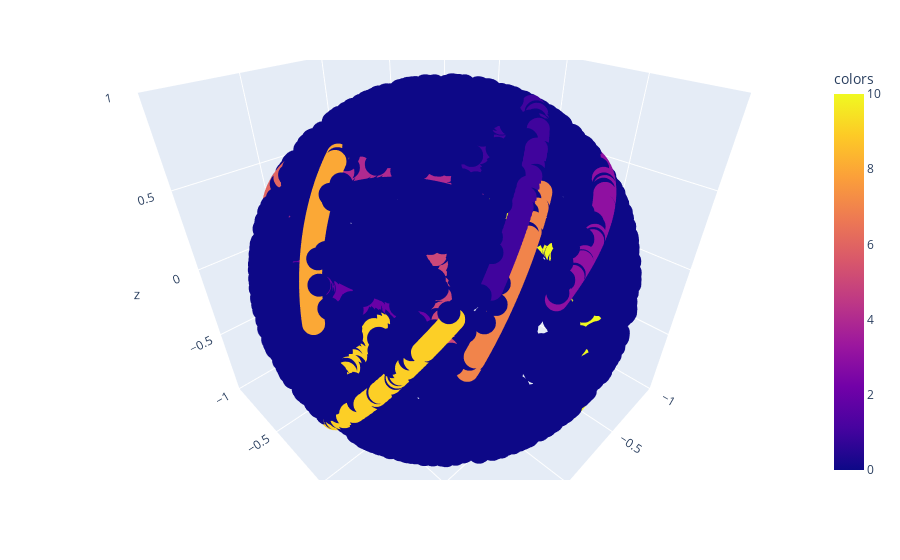

Notebook code cell kept with this figure:
### Code cell
plot_3d_with_geodesics(S.X, gs)

### Figure 1 — Plotly figure (JSON) as saved in the notebook; plotly's stock layout.template omitted (floating-point values rounded to 4 significant figures; data arrays with more than 128 entries replaced by an {"elided": "..."} marker saying what was removed)
{"data": [{"hovertemplate": "x=%{x}<br>y=%{y}<br>z=%{z}<br>colors=%{marker.color}<extra></extra>", "legendgroup": "", "marker": {"color": {"elided": "3000 int values"}, "coloraxis": "coloraxis", "symbol": "circle"}, "mode": "markers", "name": "", "scene": "scene", "showlegend": false, "type": "scatter3d", "x": {"elided": "3000 float values"}, "y": {"elided": "3000 float values"}, "z": {"elided": "3000 float values"}}], "layout": {"autosize": true, "coloraxis": {"colorbar": {"title": {"text": "colors"}}, "colorscale": [[0, "#0d0887"], [0.1111, "#46039f"], [0.2222, "#7201a8"], [0.3333, "#9c179e"], [0.4444, "#bd3786"], [0.5556, "#d8576b"], [0.6667, "#ed7953"], [0.7778, "#fb9f3a"], [0.8889, "#fdca26"], [1, "#f0f921"]]}, "legend": {"tracegroupgap": 0}, "margin": {"t": 60}, "scene": {"aspectmode": "auto", "aspectratio": {"x": 1.0, "y": 0.9997, "z": 1.0}, "camera": {"center": {"x": 0, "y": 0, "z": 0}, "eye": {"x": 0.84, "y": 0.84, "z": 0.84}, "projection": {"type": "perspective"}, "up": {"x": 0, "y": 0, "z": 1}}, "domain": {"x": [0, 1], "y": [0, 1]}, "xaxis": {"range": [-1.0, 1.0], "title": {"text": "x"}, "type": "linear"}, "yaxis": {"range": [-1.0, 1.0], "title": {"text": "y"}, "type": "linear"}, "zaxis": {"range": [-1.0, 1.0], "title": {"text": "z"}, "type": "linear"}}}}
